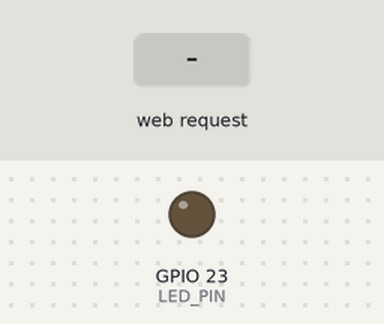
This sketch was run on a simulated ESP32. On the bench: output pins drawn as LEDs (lit = HIGH). The inputs (shaded band) are chosen by the test bench. WiFi joins after 1.5 s; servers stay silent unless stated; what the sketch prints to the serial monitor is not drawn.

Above: at 2.7 s.
2.8 s: HTTP request GET /on received
At 3.3 s:
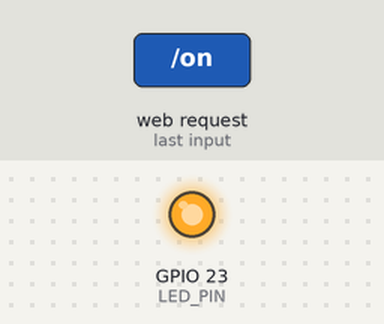
4.3 s: HTTP request GET /off received
At 5.7 s:
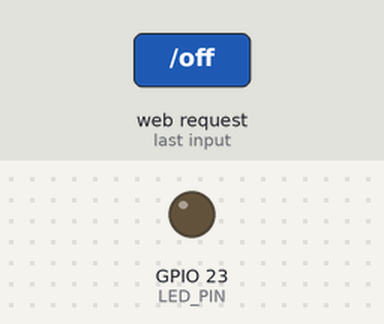
Timing chart, 0 to 7.3 s (numbered marks = the images above; inputs shaded):
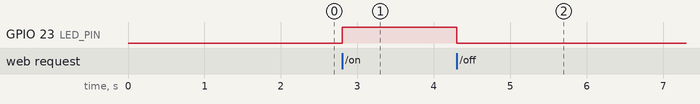

Measured:
- after the input at 2.8 s, GPIO 23 (LED_PIN): LOW → HIGH at once
- after the input at 4.3 s, GPIO 23 (LED_PIN): HIGH → LOW at once

The sketch:

wifi_led_web_server.ino
```cpp
#include <WiFi.h>
#include <WebServer.h>

const char* WIFI_NAME = "YOUR_WIFI_NAME";
const char* WIFI_PASSWORD = "YOUR_WIFI_PASSWORD";

const int LED_PIN = 23;

WebServer server(80);

void showPage() {
  String page = "<h1>ESP32 LED Control</h1>";
  page += "<p><a href='/on'><button>LED ON</button></a></p>";
  page += "<p><a href='/off'><button>LED OFF</button></a></p>";
  server.send(200, "text/html", page);
}

void setup() {
  Serial.begin(115200);
  pinMode(LED_PIN, OUTPUT);
  digitalWrite(LED_PIN, LOW);

  WiFi.begin(WIFI_NAME, WIFI_PASSWORD);

  while (WiFi.status() != WL_CONNECTED) {
    delay(500);
    Serial.print(".");
  }

  Serial.println();
  Serial.print("Open: http://");
  Serial.println(WiFi.localIP());

  server.on("/", showPage);

  server.on("/on", []() {
    digitalWrite(LED_PIN, HIGH);
    showPage();
  });

  server.on("/off", []() {
    digitalWrite(LED_PIN, LOW);
    showPage();
  });

  server.begin();
}

void loop() {
  server.handleClient();
}
```
